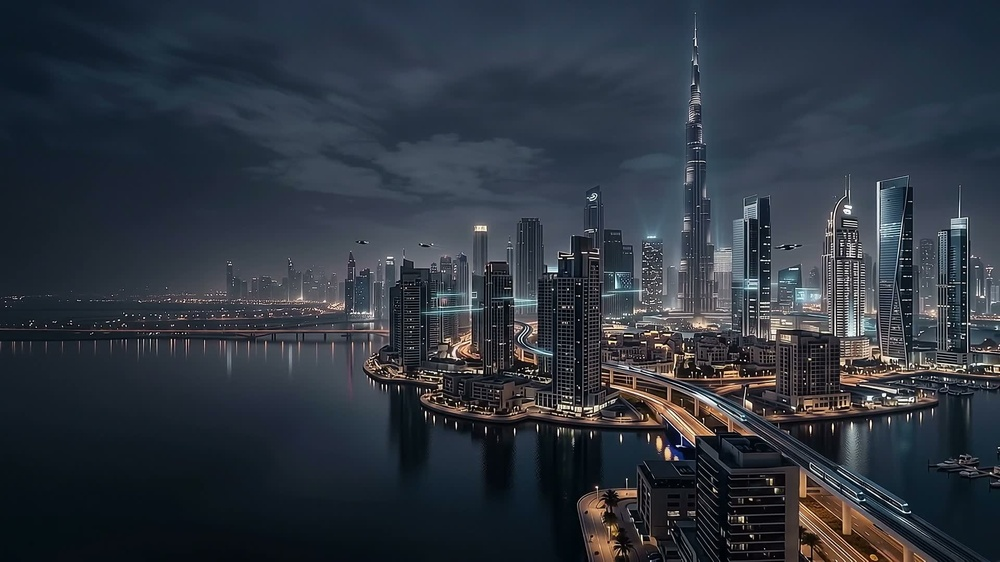
#> input picture ezgif-60d8c0ef286a1806-jpg/ezgif-frame-003.jpg, 1000 x 562 px, shrunk from 1920 x 1080 before the run, found by its file name; its folder holds only this picture in this run
$ python enhance_sequence.py
#> lines starting #> are read from the running program, lines starting #| are printed output that depends on the picture
import os
import time
from concurrent.futures import ProcessPoolExecutor
from PIL import Image, ImageFilter, ImageEnhance

SRC_DIR = 'ezgif-60d8c0ef286a1806-jpg'
DST_DIR = 'public/sequence'

def enhance_frame(fn):
#> called with fn = 'ezgif-frame-003.jpg'
    if not fn.endswith('.jpg'):
        return
    src_path = os.path.join(SRC_DIR, fn)
    dst_path = os.path.join(DST_DIR, fn)

    with Image.open(src_path) as img:
        # High quality unsharp mask for crystal clear architectural edges and neon lines
#> img is the input picture: PIL image 1000x562 RGB; mean R, G, B 46.6, 53.7, 63.7
        enh = img.filter(ImageFilter.UnsharpMask(radius=1.3, percent=140, threshold=2))
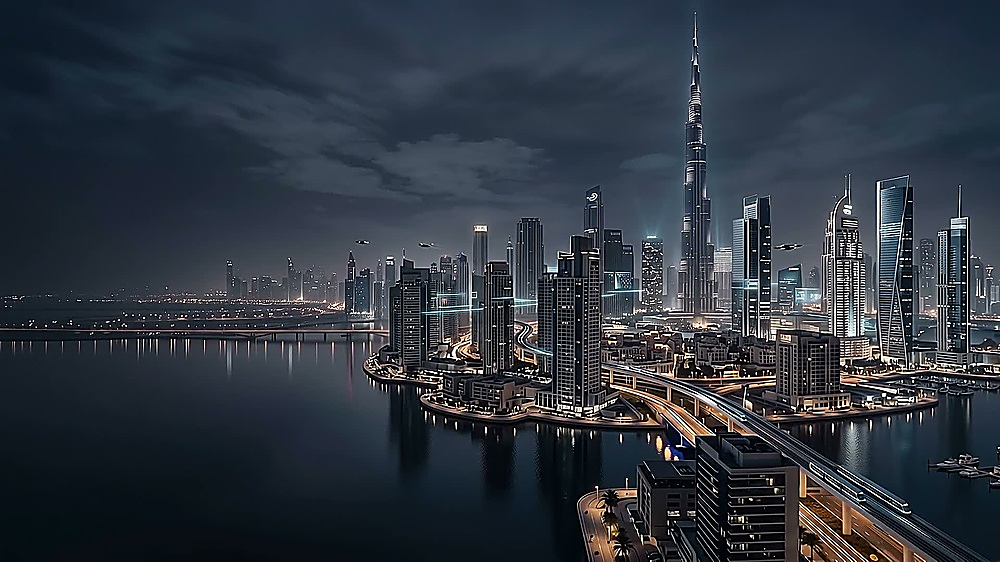
#> enh: PIL image 1000x562 RGB; mean R, G, B 47.5, 54.7, 64.5
        # Refined contrast to eliminate flat washed-out haze
        enh = ImageEnhance.Contrast(enh).enhance(1.06)
        # Rich color vibrance for Dubai golden lights and skyline
        enh = ImageEnhance.Color(enh).enhance(1.06)
        # Sharpness boost
        enh = ImageEnhance.Sharpness(enh).enhance(1.15)
        # Save at high quality with progressive encoding and optimization
        enh.save(dst_path, 'JPEG', quality=93, optimize=True)

if __name__ == '__main__':
    t0 = time.time()
    files = [f for f in sorted(os.listdir(SRC_DIR)) if f.endswith('.jpg')]
    print(f"Enhancing {len(files)} frames for crystal-clear visual quality...")
    with ProcessPoolExecutor() as executor:
        list(executor.map(enhance_frame, files))
    print(f"Successfully enhanced all {len(files)} frames in {time.time() - t0:.2f}s!")
